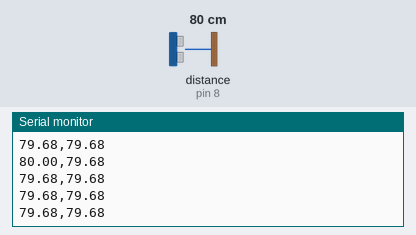
A sketch run on a simulated Arduino Uno, built with avr-gcc and run on an emulated ATmega328P. On the bench: the last lines printed to the serial monitor. Wiring (inferred from the names in the program): ultrasonic range finder: trigger pin 7; echo pin 8. The inputs (shaded band) are chosen by the test bench; at power-on: distance to the obstacle (sensor on pin 8) 80 cm. The echo pulse lasts 58.3 µs per cm.

Above: at 1.2 s.
1.3 s: distance to the obstacle (sensor on pin 8) set to 2 cm
At 1.38 s:
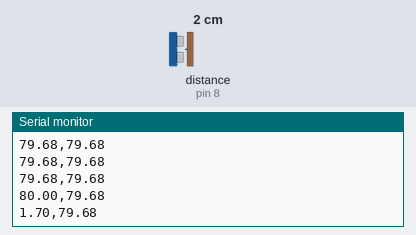
2.8 s: distance to the obstacle (sensor on pin 8) set to 4 cm
At 2.8 s:
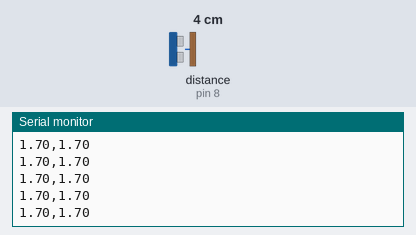
Timing chart, 0 to 5.8 s (numbered marks = the images above; inputs shaded):
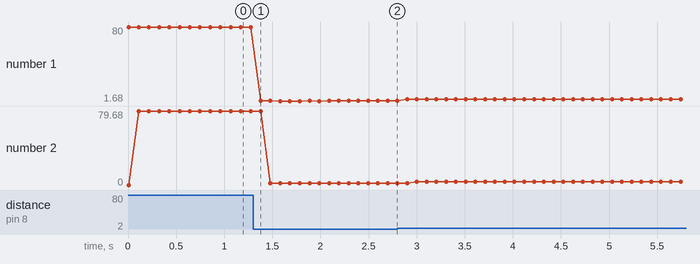

The sketch:

sr_04_median.ino
```cpp
/*
 * HC-SR04 with 3-Sample Median Filter Example
 *
 * Demonstrates how a median filter removes outliers and spikes
 * from noisy sensor data
 */

const int trigPin = 7;
const int echoPin = 8;

float duration, distance;

// Median filter state - stores the last 2 readings
float sample_a = 0.0;  // oldest sample
float sample_b = 0.0;  // middle sample
// sample_c will be the newest (current) sample

// Function: Find the median (middle value) of three numbers
float median_of_three(float a, float b, float c) {
  // There are 6 possible orderings: ABC, ACB, BAC, BCA, CAB, CBA
  // We return the middle value in each case

  if (a < b) {
    if (b < c)      return b; // ABC order: a < b < c
    else if (a < c) return c; // ACB order: a < c < b
    else            return a; // CAB order: c < a < b
  } else {
    if (a < c)      return a; // BAC order: b < a < c
    else if (b < c) return c; // BCA order: b < c < a
    else            return b; // CBA order: c < b < a
  }
}

// Function: Apply 3-sample median filter
float median_filter(float new_sample) {
  // Find median of the last 3 samples
  float result = median_of_three(sample_a, sample_b, new_sample);

  // Shift samples: oldest is discarded, middle becomes oldest, new becomes middle
  sample_a = sample_b;
  sample_b = new_sample;

  return result;
}

void setup() {
  pinMode(trigPin, OUTPUT);
  pinMode(echoPin, INPUT);
  Serial.begin(115200);

  // Print header for Serial Plotter
  Serial.println("Raw,Filtered");
}

void loop() {
  // Trigger the ultrasonic sensor
  digitalWrite(trigPin, LOW);
  delayMicroseconds(2);
  digitalWrite(trigPin, HIGH);
  delayMicroseconds(10);
  digitalWrite(trigPin, LOW);

  // Read the echo duration
  duration = pulseIn(echoPin, HIGH);
  distance = (duration * 0.0343) / 2;

  // Apply median filter
  float filtered_distance = median_filter(distance);

  // Output both raw and filtered for comparison
  // Format: Raw,Filtered (comma-separated for plotter)
  Serial.print(distance);
  Serial.print(",");
  Serial.println(filtered_distance);

  delay(100);  // 10 Hz sampling rate
}

/*
 * HOW IT WORKS:
 *
 * Example: Readings come in as [10, 100, 12, 11, 95, 13]
 *          (100 and 95 are outliers/spikes)
 *
 * Sample 1: a=0,   b=0,   c=10  → median(0,0,10)   = 0
 * Sample 2: a=0,   b=10,  c=100 → median(0,10,100) = 10  ✓ (spike removed!)
 * Sample 3: a=10,  b=100, c=12  → median(10,100,12)= 12  ✓ (spike removed!)
 * Sample 4: a=100, b=12,  c=11  → median(100,12,11)= 12
 * Sample 5: a=12,  b=11,  c=95  → median(12,11,95) = 12  ✓ (spike removed!)
 * Sample 6: a=11,  b=95,  c=13  → median(11,95,13) = 13  ✓ (spike removed!)
 *
 * The median filter removes single-sample spikes while preserving
 * the true signal. It's especially good for:
 * - Removing occasional bad readings
 * - Handling intermittent interference
 * - Non-linear filtering (doesn't blur sharp edges like averaging)
 */
```

Measured:
- after the input at 1.3 s, the serial monitor: prints a new line after 0.08 s (image 1)
- plotted number 1: 80 → 1.7 after the input at 1.3 s, 1.7 → 3.69 after the input at 2.8 s
- plotted number 2: 79.68 → 1.7 after the input at 1.3 s, 1.7 → 3.69 after the input at 2.8 s
